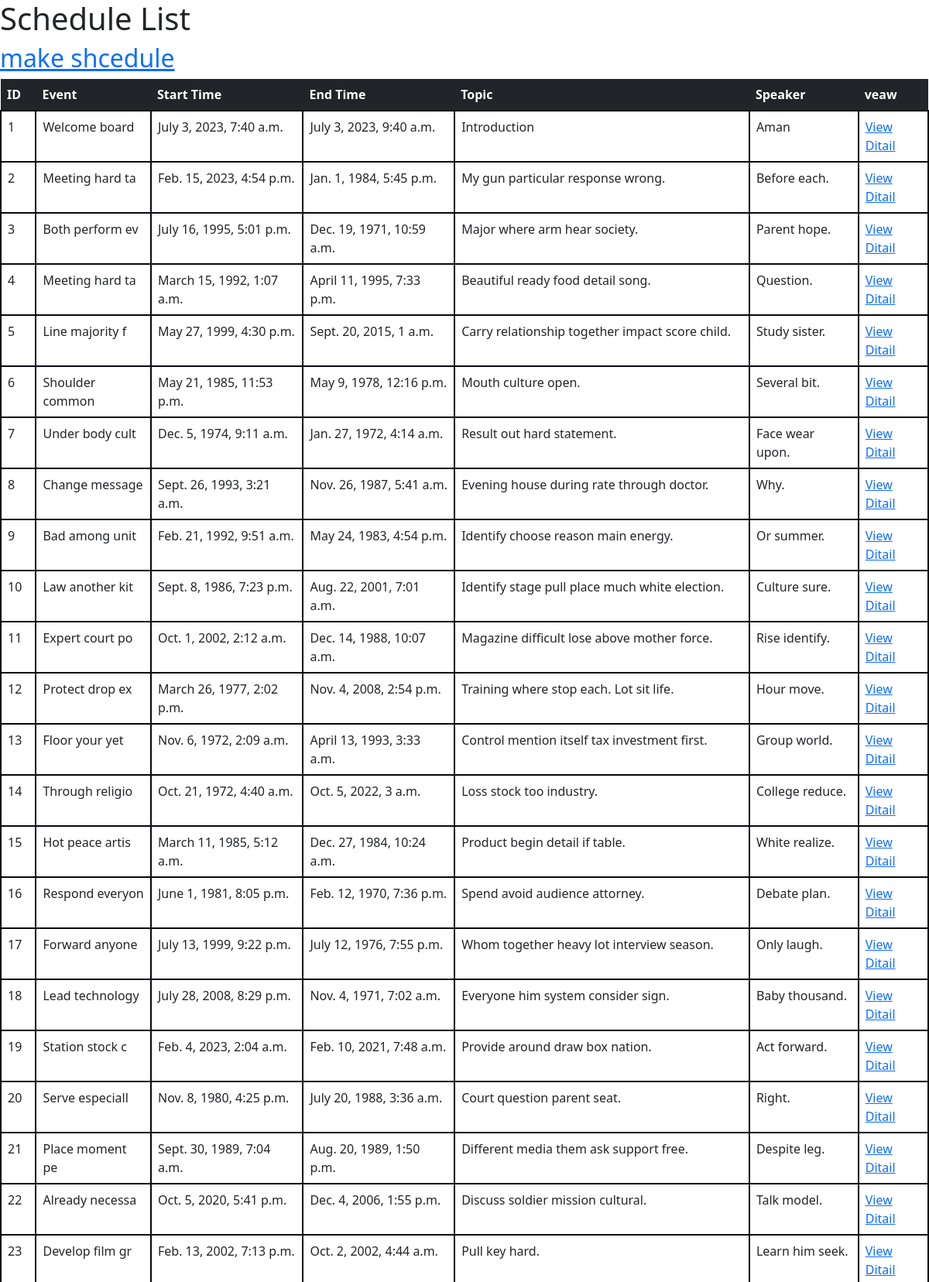
Screenshot of /list_of_all_schedules/ (upper part) with the database file from the repository.
### Event_app/models.py (models this page shows, shortened)
class schedule_management(models.Model):
    event_managment = models.ForeignKey(event_managment ,on_delete = models.CASCADE)
    start_time = models.DateTimeField()
    end_time = models.DateTimeField()
    topic = models.CharField(max_length = 50)
    speaker_management =models.ForeignKey(speaker_management, on_delete =models.CASCADE, related_name='schedules')

class event_managment(models.Model):
    title = models.CharField(max_length=15)
    description = models.CharField(max_length=100)
    start_date = models.DateField()
    end_date = models.DateField()
    location = models.CharField(max_length=10)
    category = models.ForeignKey(category, on_delete=models.CASCADE, related_name='events')
    is_free = models.BooleanField()

class speaker_management(models.Model):
    name = models.CharField(max_length = 15)
    biography = models.TextField()
    optional_photo = models.ImageField(upload_to='speaker_photo', blank=True , null=True)
    email_address = models.EmailField()
    phone_number = models.CharField(max_length = 25)
    linkedin = models.URLField(blank= True)
    twitter = models.URLField(blank= True)

### Event_app/views.py (the view)
# urls.py: path('list_of_all_schedules/',views.list_of_all_schedules, name="list_of_all_schedules"),
def list_of_all_schedules(request):
    schedules = schedule_management.objects.select_related('event_managment', 'speaker_management')
    return render(request, 'Event_app/list_of_all_schedules.html', {'schedules': schedules})

### Event_app/templates/Event_app/list_of_all_schedules.html (shortened to what this page needs)
<!DOCTYPE html>
<html>
  <head>
    <link href="https://cdn.jsdelivr.net/npm/bootstrap@5.0.2/dist/css/bootstrap.min.css" rel="stylesheet">
  </head>
  <body>
    <h1>Schedule List</h1>
    <h2><a href="/add_schedule">make shcedule</a></h2>
<table class="table">
<thead class="table-dark">
  </head>
        <tr>
          <th>ID</th>
          <th>Event</th>
          <th>Start Time</th>
          <th>End Time</th>
          <th>Topic</th>
          <th>Speaker</th>
          <th>veaw</th>
        </tr>
      </thead>
      <tbody>
        {% for schedule in schedules %}
        <tr>
          <td>{{ schedule.id}}</td>
          <td>{{ schedule.event_managment.title }}</td>
          <td>{{ schedule.start_time }}</td>
          <td>{{ schedule.end_time }}</td>
          <td>{{ schedule.topic }}</td>
          <td>{{ schedule.speaker_management.name }}</td>
          <td><a href="details_of_schedule/{{ schedule.id}}">View Ditail</a></td>
        </tr>
        {% endfor %}
      </tbody>
    </table>
</body>
</html>

### Event_app/templates/Event_app/list_of_all_schedules.html (style rules this page uses)
th { border: solid #080710 5px; }
table tr td { border: solid #080710 2px; margin-left: 30px; }

### rows the page displays
schedule_management: id "1", event_managment "Welcome board", start_time "July 3, 2023, 7:40 a.m.", end_time "July 3, 2023, 9:40 a.m.", topic "Introduction", speaker_management.name "Aman"
schedule_management: id "2", event_managment "Meeting hard ta", start_time "Feb. 15, 2023, 4:54 p.m.", end_time "Jan. 1, 1984, 5:45 p.m.", topic "My gun particular response wrong.", speaker_management.name "Before each."
schedule_management: id "3", event_managment "Both perform ev", start_time "July 16, 1995, 5:01 p.m.", end_time "Dec. 19, 1971, 10:59 a.m.", topic "Major where arm hear society.", speaker_management.name "Parent hope."
schedule_management: id "4", event_managment "Meeting hard ta", start_time "March 15, 1992, 1:07 a.m.", end_time "April 11, 1995, 7:33 p.m.", topic "Beautiful ready food detail song.", speaker_management.name "Question."
schedule_management: id "5", event_managment "Line majority f", start_time "May 27, 1999, 4:30 p.m.", end_time "Sept. 20, 2015, 1 a.m.", topic "Carry relationship together impact score child.", speaker_management.name "Study sister."
schedule_management: id "6", event_managment "Shoulder common", start_time "May 21, 1985, 11:53 p.m.", end_time "May 9, 1978, 12:16 p.m.", topic "Mouth culture open.", speaker_management.name "Several bit."
schedule_management: id "7", event_managment "Under body cult", start_time "Dec. 5, 1974, 9:11 a.m.", end_time "Jan. 27, 1972, 4:14 a.m.", topic "Result out hard statement.", speaker_management.name "Face wear upon."
schedule_management: id "8", event_managment "Change message", start_time "Sept. 26, 1993, 3:21 a.m.", end_time "Nov. 26, 1987, 5:41 a.m.", topic "Evening house during rate through doctor.", speaker_management.name "Why."
schedule_management: id "9", event_managment "Bad among unit", start_time "Feb. 21, 1992, 9:51 a.m.", end_time "May 24, 1983, 4:54 p.m.", topic "Identify choose reason main energy.", speaker_management.name "Or summer."
schedule_management: id "10", event_managment "Law another kit", start_time "Sept. 8, 1986, 7:23 p.m.", end_time "Aug. 22, 2001, 7:01 a.m.", topic "Identify stage pull place much white election.", speaker_management.name "Culture sure."
schedule_management: id "11", event_managment "Expert court po", start_time "Oct. 1, 2002, 2:12 a.m.", end_time "Dec. 14, 1988, 10:07 a.m.", topic "Magazine difficult lose above mother force.", speaker_management.name "Rise identify."
schedule_management: id "12", event_managment "Protect drop ex", start_time "March 26, 1977, 2:02 p.m.", end_time "Nov. 4, 2008, 2:54 p.m.", topic "Training where stop each. Lot sit life.", speaker_management.name "Hour move."
schedule_management: id "13", event_managment "Floor your yet", start_time "Nov. 6, 1972, 2:09 a.m.", end_time "April 13, 1993, 3:33 a.m.", topic "Control mention itself tax investment first.", speaker_management.name "Group world."
schedule_management: id "14", event_managment "Through religio", start_time "Oct. 21, 1972, 4:40 a.m.", end_time "Oct. 5, 2022, 3 a.m.", topic "Loss stock too industry.", speaker_management.name "College reduce."
schedule_management: id "15", event_managment "Hot peace artis", start_time "March 11, 1985, 5:12 a.m.", end_time "Dec. 27, 1984, 10:24 a.m.", topic "Product begin detail if table.", speaker_management.name "White realize."
schedule_management: id "16", event_managment "Respond everyon", start_time "June 1, 1981, 8:05 p.m.", end_time "Feb. 12, 1970, 7:36 p.m.", topic "Spend avoid audience attorney.", speaker_management.name "Debate plan."
schedule_management: id "17", event_managment "Forward anyone", start_time "July 13, 1999, 9:22 p.m.", end_time "July 12, 1976, 7:55 p.m.", topic "Whom together heavy lot interview season.", speaker_management.name "Only laugh."
schedule_management: id "18", event_managment "Lead technology", start_time "July 28, 2008, 8:29 p.m.", end_time "Nov. 4, 1971, 7:02 a.m.", topic "Everyone him system consider sign.", speaker_management.name "Baby thousand."
schedule_management: id "19", event_managment "Station stock c", start_time "Feb. 4, 2023, 2:04 a.m.", end_time "Feb. 10, 2021, 7:48 a.m.", topic "Provide around draw box nation.", speaker_management.name "Act forward."
schedule_management: id "20", event_managment "Serve especiall", start_time "Nov. 8, 1980, 4:25 p.m.", end_time "July 20, 1988, 3:36 a.m.", topic "Court question parent seat.", speaker_management.name "Right."
schedule_management: id "21", event_managment "Place moment pe", start_time "Sept. 30, 1989, 7:04 a.m.", end_time "Aug. 20, 1989, 1:50 p.m.", topic "Different media them ask support free.", speaker_management.name "Despite leg."
schedule_management: id "22", event_managment "Already necessa", start_time "Oct. 5, 2020, 5:41 p.m.", end_time "Dec. 4, 2006, 1:55 p.m.", topic "Discuss soldier mission cultural.", speaker_management.name "Talk model."
schedule_management: id "23", event_managment "Develop film gr", start_time "Feb. 13, 2002, 7:13 p.m.", end_time "Oct. 2, 2002, 4:44 a.m.", topic "Pull key hard.", speaker_management.name "Learn him seek."
